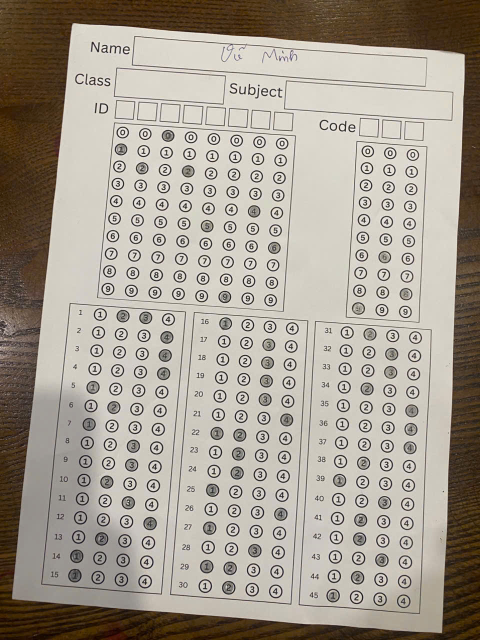
#> input picture data/020c2de101c68098d9d7.jpg, 960 x 1280 px (shown at 1/2 size)
$ python debug_lighting_preprocess.py --input ../data/020c2de101c68098d9d7.jpg
#> lines starting #> are read from the running program, lines starting #| are printed output that depends on the picture; after the words box and inside, x2 and y2 are one past the last pixel; in counts of white or black regions, pixels touching at a corner belong together
### omr_pipeline.py
from dataclasses import asdict, dataclass

import cv2
import numpy as np


@dataclass
class OMRConfig:
    num_rows: int = 15
    num_choices: int = 4
    normalized_width: int = 620
    normalized_height: int = 990
    crop_pad_top: int = 1
    crop_pad_bottom: int = 5
    crop_pad_left: int = 8
    crop_pad_right: int = 15
    cell_pad_top: int = 3
    cell_pad_bottom: int = 3
    cell_pad_left: int = 4
    cell_pad_right: int = 4
    q_col_ratio: float = 0.15
    baseline_ratio: float = 1.05
    baseline_offset: int = 20
    row_baseline_ratio: float = 1.15
    row_baseline_offset: int = 55
    use_perspective: bool = True
    alignment_block_size: int = 31
    alignment_c: int = 9
    alignment_close_kernel: int = 5
    alignment_min_area_ratio: float = 0.12
    background_blur_ksize: int = 31
    binary_block_size: int = 31
    binary_c: int = 7
    fill_weight: float = 0.5
    ink_weight: float = 0.4
    empty_score_threshold: float = 0.05
    top_margin_threshold: float = 0.035
    second_ratio_threshold: float = 0.55
    third_ratio_threshold: float = 0.55
    extra_margin_threshold: float = 0.015
    use_lighting_normalization: bool = True
    lighting_sigma: float = 25.0
    lighting_gain: float = 180.0
    min_aspect_ratio: float = 0.35
    max_aspect_ratio: float = 0.9


DEFAULT_OMR_CONFIG = OMRConfig()

OMR_CONFIG_V2 = OMRConfig(
    crop_pad_top=6,
    crop_pad_bottom=6,
    crop_pad_left=9,
    crop_pad_right=11,
    q_col_ratio=0.0,
    normalized_width=330,
    min_aspect_ratio=0.22,
    max_aspect_ratio=0.55,
    empty_score_threshold=0.22
)


# [26 lines left out: functions order_points, four_point_transform, not called in this run]


def threshold_omr_image(gray, config):
    return cv2.threshold(gray, 0, 255, cv2.THRESH_BINARY_INV | cv2.THRESH_OTSU)[1]


def normalize_paper_lighting(gray, config):
    # Estimate smooth illumination field, then normalize to reduce shadows/vignetting.
    sigma = max(3.0, float(getattr(config, "lighting_sigma", 25.0)))
    bg = cv2.GaussianBlur(gray, (0, 0), sigmaX=sigma, sigmaY=sigma)
    gain = float(getattr(config, "lighting_gain", 180.0))
    norm = (gray.astype(np.float32) / (bg.astype(np.float32) + 1e-6)) * gain
    return np.clip(norm, 0, 255).astype(np.uint8)


# [226 lines left out: functions normalize_answer_area, prepare_omr_canvas, compute_choice_scores, pick_bubbled_indices, extract_answer_grid_data, not called in this run]


ANSWER_CLASSIFIER_PATH = "data/answer_binary_model.pth"
_answer_classifier = None

# [122 lines left out: functions get_answer_classifier, process_omr_image, process_omr, not called in this run]


def omr_config_to_dict(config=None):
    return asdict(config or DEFAULT_OMR_CONFIG)


# [6 lines that do not run on import are left out]

### evaluation/debug_lighting_preprocess.py
import argparse
import sys
from pathlib import Path

import cv2

sys.path.insert(0, str(Path(__file__).resolve().parents[1]))

from detect_paper import align_document_image
from omr_pipeline import DEFAULT_OMR_CONFIG, normalize_paper_lighting, threshold_omr_image


def ensure_dir(path: Path):
    path.mkdir(parents=True, exist_ok=True)


def main():
    parser = argparse.ArgumentParser(description="Export OMR preprocessing debug images.")
    parser.add_argument("--input", required=True, help="Path to raw input image")
    parser.add_argument("--output-dir", default="data/preprocess_debug", help="Directory to save debug images")
    parser.add_argument("--align", action="store_true", help="Align paper before preprocessing")
    parser.add_argument("--sigma", type=float, default=25.0, help="Lighting normalization sigma")
    parser.add_argument("--gain", type=float, default=180.0, help="Lighting normalization gain")
    args = parser.parse_args()

    input_path = Path(args.input)
    out_dir = Path(args.output_dir) / input_path.stem
    ensure_dir(out_dir)

    image = cv2.imread(str(input_path))
#> image is the input picture: shape (1280, 960, 3); mean B, G, R 146.3, 158, 165.7
    if image is None:
        raise ValueError(f"Cannot read image: {input_path}")

    if args.align:
        aligned = align_document_image(image)
        if aligned is not None:
            image = aligned
            cv2.imwrite(str(out_dir / "00_aligned.png"), image)

    gray = cv2.cvtColor(image, cv2.COLOR_BGR2GRAY)
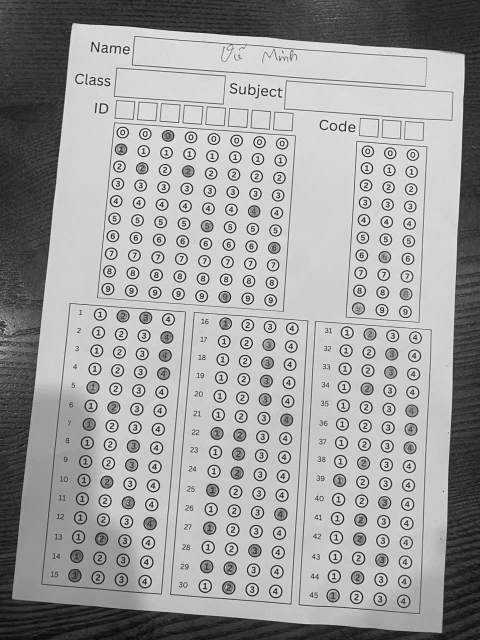
#> gray: shape (1280, 960) (shown at 1/2 size); min 1, max 254, mean 158.9
    cv2.imwrite(str(out_dir / "01_gray.png"), gray)

    config = DEFAULT_OMR_CONFIG
    config.lighting_sigma = args.sigma
    config.lighting_gain = args.gain
    norm = normalize_paper_lighting(gray, config)
#> in normalize_paper_lighting, `bg = cv2.GaussianBlur(gray, (0, 0), sigmaX=sigma, sigmaY=sigma)`:
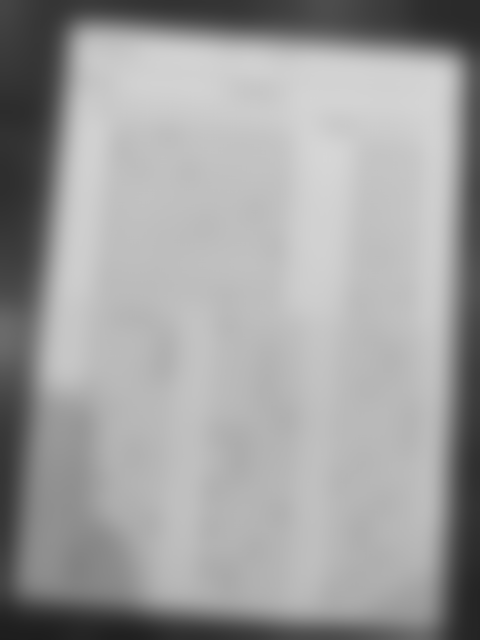
#> bg: shape (1280, 960) (shown at 1/2 size); min 29, max 214, mean 158.9
#> in normalize_paper_lighting, `norm = (gray.astype(np.float32) / (bg.astype(np.float32) + 1e-6)) * gain`:
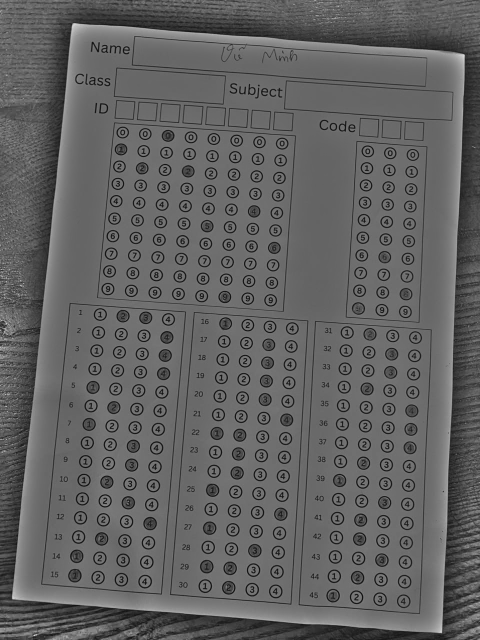
#> norm: shape (1280, 960) float32 (shown at 1/2 size); min 1.07, max 455.5, mean 176.4; drawn with min black and max white
#> in normalize_paper_lighting, `return np.clip(norm, 0, 255).astype(np.uint8)`:
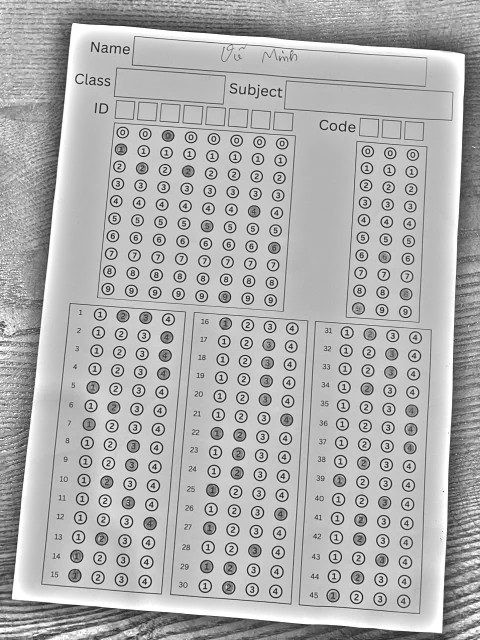
#> returned value: shape (1280, 960) (shown at 1/2 size); min 1, max 255, mean 175.5
    cv2.imwrite(str(out_dir / "02_lighting_normalized.png"), norm)

    thresh_raw = threshold_omr_image(gray, config)
#> in threshold_omr_image, `return cv2.threshold(gray, 0, 255, cv2.THRESH_BINARY_INV | cv2.THRESH_..`:
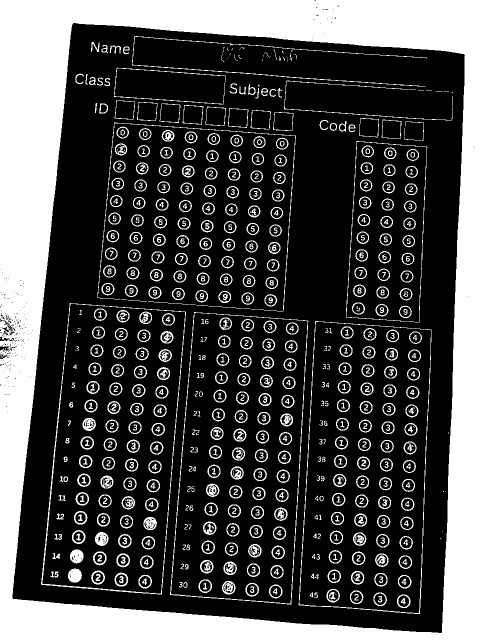
#> returned value: shape (1280, 960) (shown at 1/2 size); 29.5% white; 831 white regions (152 under 20 px), largest, box (x1, y1, x2, y2) and area: (0, 0, 960, 1280) 269613, (82, 606, 372, 1189) 3051, (340, 624, 617, 1209) 2574
    cv2.imwrite(str(out_dir / "03_threshold_raw.png"), thresh_raw)

    thresh_norm = threshold_omr_image(norm, config)
#> in threshold_omr_image (call 2), `return cv2.threshold(gray, 0, 255, cv2.THRESH_BINARY_INV | cv2.THRESH_..`:
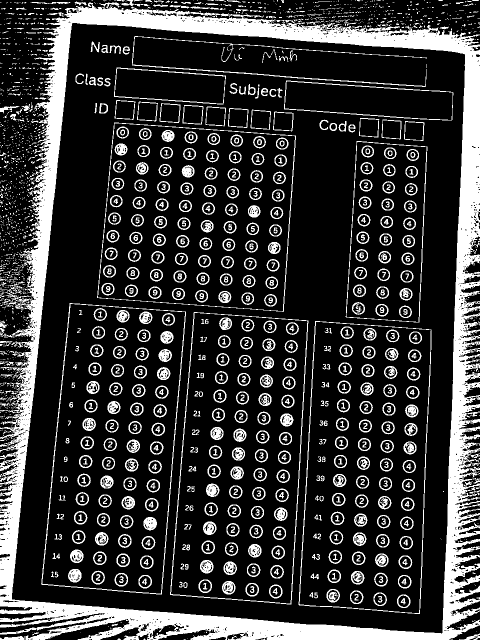
#> returned value: shape (1280, 960) (shown at 1/2 size); 21.4% white; 2192 white regions (1422 under 20 px), largest, box (x1, y1, x2, y2) and area: (0, 5, 960, 1280) 139281, (82, 606, 372, 1189) 3253, (340, 624, 617, 1209) 3171
    cv2.imwrite(str(out_dir / "04_threshold_normalized.png"), thresh_norm)

    edges = cv2.Canny(norm, 50, 150)
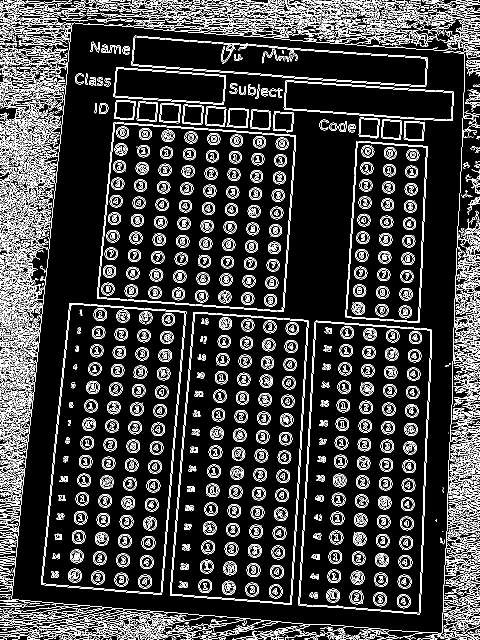
#> edges: shape (1280, 960) (shown at 1/2 size); 14.2% white in thin lines or dots
    cv2.imwrite(str(out_dir / "05_edges_normalized.png"), edges)

    print(f"Saved preprocessing debug images to: {out_dir}")


if __name__ == "__main__":
    main()

$ run again, on data/14405a4e7669f737ae78.jpg
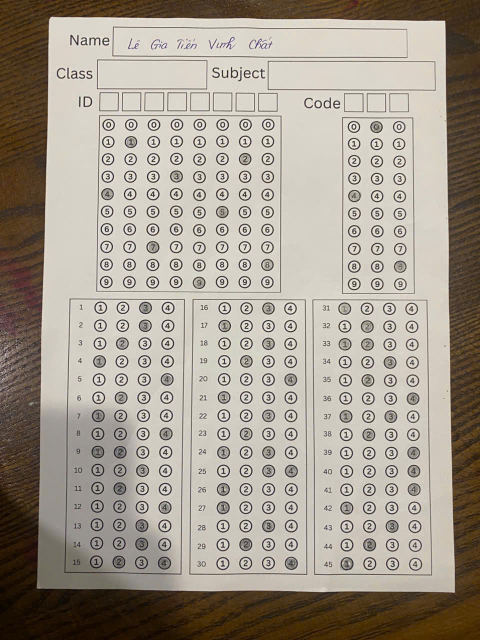
#> input picture data/14405a4e7669f737ae78.jpg, 960 x 1280 px (shown at 1/2 size)
#> in main, image is the input picture: shape (1280, 960, 3); mean B, G, R 143.1, 155.4, 163.7
#> in threshold_omr_image, `return cv2.threshold(gray, 0, 255, cv2.THRESH_BINARY_INV | cv2.THRESH_..`:
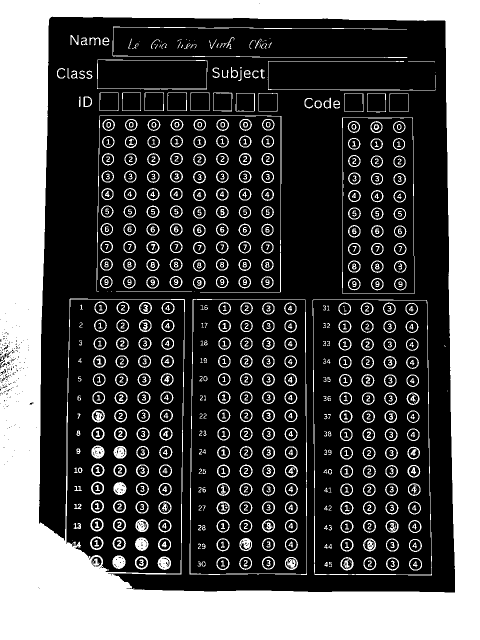
#> returned value: shape (1280, 960) (shown at 1/2 size); 32.4% white; 791 white regions (101 under 20 px), largest, box (x1, y1, x2, y2) and area: (0, 0, 960, 1280) 313744, (379, 598, 614, 1150) 2322, (625, 599, 864, 1151) 2158
#> in main, `edges = cv2.Canny(norm, 50, 150)`:
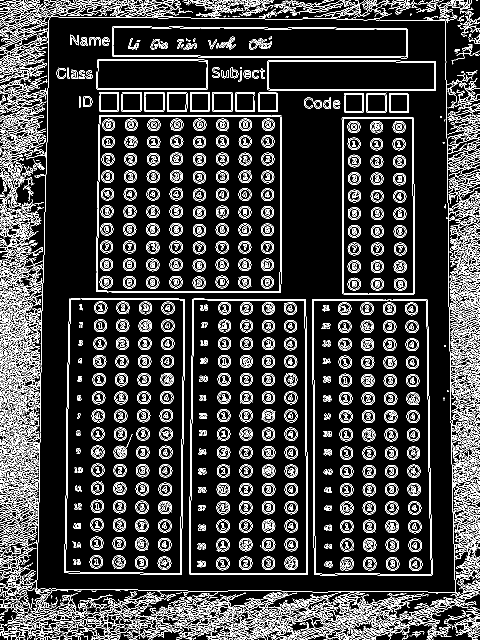
#> edges: shape (1280, 960) (shown at 1/2 size); 14.2% white in thin lines or dots

$ run again, on data/1567c1e9ecce6d9034df.jpg
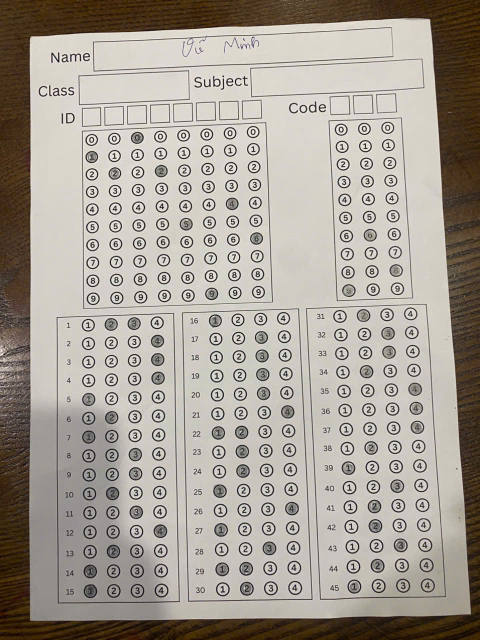
#> input picture data/1567c1e9ecce6d9034df.jpg, 960 x 1280 px (shown at 1/2 size)
#> in main, image is the input picture: shape (1280, 960, 3); mean B, G, R 150.5, 159.7, 166.4
#> in threshold_omr_image, `return cv2.threshold(gray, 0, 255, cv2.THRESH_BINARY_INV | cv2.THRESH_..`:
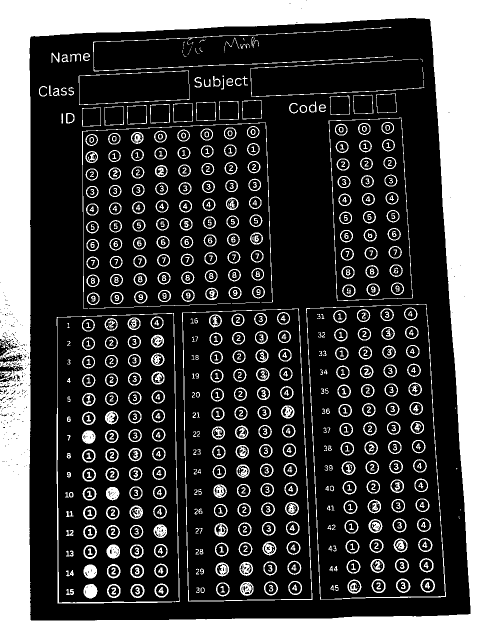
#> returned value: shape (1280, 960) (shown at 1/2 size); 26.8% white; 824 white regions (146 under 20 px), largest, box (x1, y1, x2, y2) and area: (0, 0, 960, 1280) 230190, (113, 626, 360, 1207) 3120, (364, 617, 625, 1203) 2731
#> in main, `edges = cv2.Canny(norm, 50, 150)`:
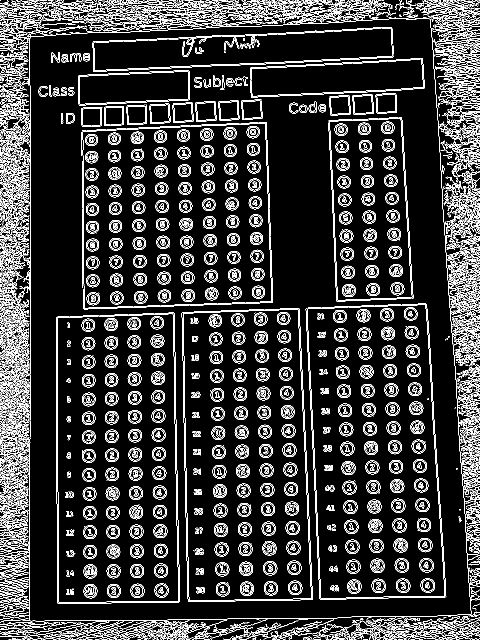
#> edges: shape (1280, 960) (shown at 1/2 size); 13.4% white in thin lines or dots
